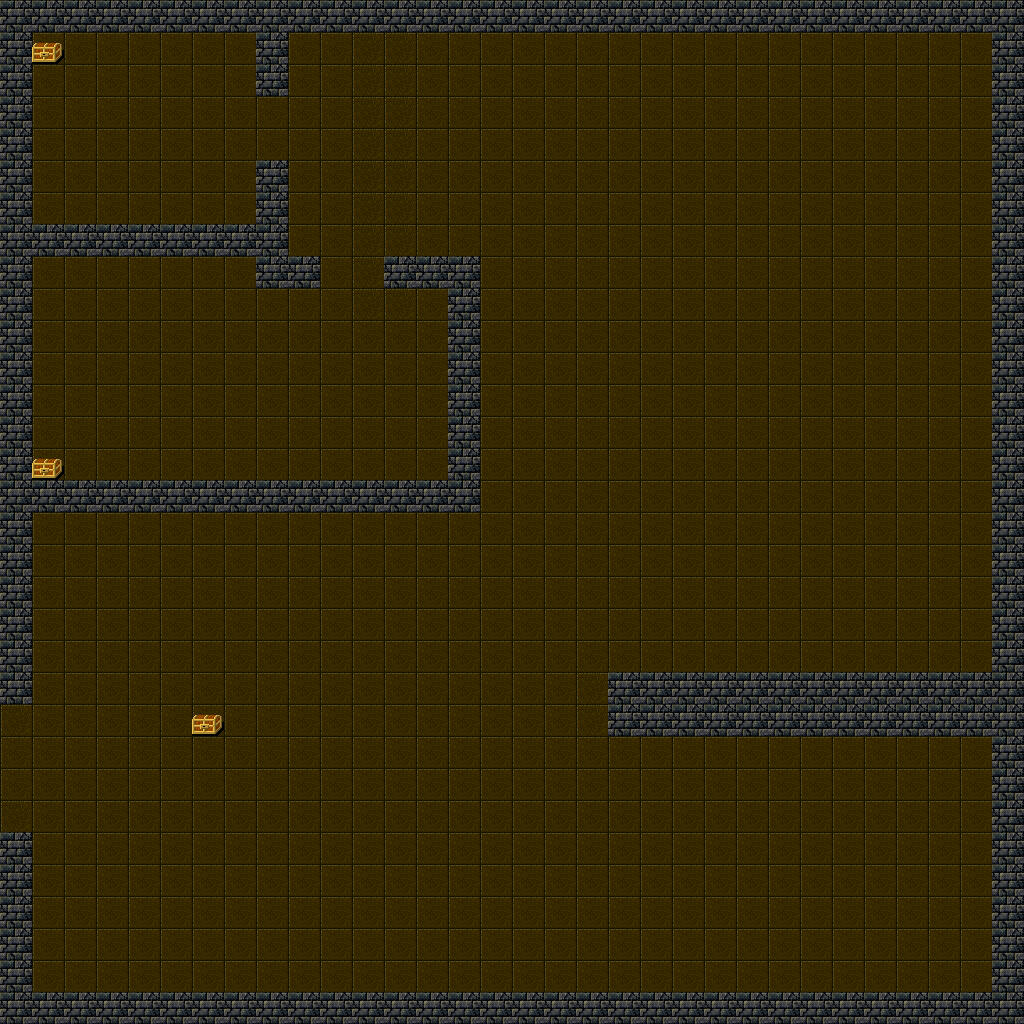

Tiled map render using the project's own tile images. Description and the whole map definition, tile-layer contents included, below:
An orthogonal 32x32 tile map with 32x32 px tiles, 3 tile layers (Floor, Walls, Treasures).

<map version="1.4" tiledversion="1.4.1" orientation="orthogonal" renderorder="right-down" width="32" height="32" tilewidth="32" tileheight="32" infinite="0" nextlayerid="4" nextobjectid="1">
 <tileset firstgid="1" source="RPG Test.tsx" />
 <layer id="1" name="Floor" width="32" height="32">
  <data encoding="csv">
2,2,2,2,2,2,2,2,2,2,2,2,2,2,2,2,2,2,2,2,2,2,2,2,2,2,2,2,2,2,2,2,
2,1,1,1,1,1,1,1,1,1,1,2,2,1,1,1,1,1,1,1,1,1,1,1,1,1,1,1,1,1,1,2,
2,1,1,1,1,1,1,1,1,1,1,2,2,1,1,1,1,1,1,1,1,1,1,1,1,1,1,1,1,1,1,2,
2,1,1,1,1,1,1,1,1,1,1,2,2,1,1,1,1,1,1,1,1,1,1,1,1,1,1,1,1,1,1,2,
2,1,1,1,1,1,1,1,1,1,1,2,2,1,1,1,1,1,1,1,1,1,1,1,1,1,1,1,1,1,1,2,
2,1,1,1,1,1,1,1,1,1,1,2,2,1,1,1,1,1,1,1,1,1,1,1,1,1,1,1,1,1,1,2,
2,1,1,1,1,1,1,1,1,1,1,2,2,1,1,1,1,1,1,1,1,1,1,1,1,1,1,1,1,1,1,2,
2,1,1,1,1,1,1,1,1,1,1,2,2,1,1,1,1,1,1,1,1,1,1,1,1,1,1,1,1,1,1,2,
2,1,1,1,1,1,1,1,1,1,1,2,2,1,1,1,1,1,1,1,1,1,1,1,1,1,1,1,1,1,1,2,
2,1,1,1,1,1,1,1,1,1,1,2,2,1,1,1,1,1,1,1,1,1,1,1,1,1,1,1,1,1,1,2,
2,1,1,1,1,1,1,1,1,1,1,1,1,1,1,1,1,1,1,1,1,1,1,1,1,1,1,1,1,1,1,2,
2,1,1,1,1,1,1,1,1,1,1,1,1,1,1,1,1,1,1,1,1,1,1,1,1,1,1,1,1,1,1,2,
2,1,1,1,1,1,1,1,1,1,1,1,1,1,1,1,1,1,1,1,1,1,1,1,1,1,1,1,1,1,1,2,
2,1,1,1,1,1,1,1,1,1,1,1,1,1,1,1,1,1,1,1,1,1,1,1,1,1,1,1,1,1,1,2,
2,1,1,1,1,1,1,1,1,1,1,1,1,1,1,1,1,1,1,1,1,1,1,1,1,1,1,1,1,1,1,2,
2,1,1,1,1,1,1,1,1,1,1,1,1,1,1,1,1,1,1,1,1,1,1,1,1,1,1,1,1,1,1,2,
2,1,1,1,1,1,1,1,1,1,1,1,1,1,1,1,1,1,1,1,1,1,1,1,1,1,1,1,1,1,1,2,
2,1,1,1,1,1,1,1,1,1,1,1,1,1,1,1,1,1,1,1,1,1,1,1,1,1,1,1,1,1,1,2,
2,1,1,1,1,1,1,1,1,1,1,1,1,1,1,1,1,1,1,1,1,1,1,1,1,1,1,1,1,1,1,2,
2,1,1,1,1,1,1,1,1,1,1,1,1,1,1,1,1,1,1,1,1,1,1,1,1,1,1,1,1,1,1,2,
2,1,1,1,1,1,1,1,1,1,1,1,1,1,1,1,1,1,1,1,1,1,1,1,1,1,1,1,1,1,1,2,
2,1,1,1,1,1,1,1,1,1,1,1,1,1,1,1,1,1,2,2,2,2,2,2,2,2,2,2,2,2,2,2,
2,1,1,1,1,1,1,1,1,1,1,1,1,1,1,1,1,1,2,2,2,2,2,2,2,2,2,2,2,2,2,2,
1,1,1,1,1,1,1,1,1,1,1,1,1,1,1,1,1,1,1,1,1,1,1,1,1,1,1,1,1,1,1,2,
1,1,1,1,1,1,1,1,1,1,1,1,1,1,1,1,1,1,1,1,1,1,1,1,1,1,1,1,1,1,1,2,
2,1,1,1,1,1,1,1,1,1,1,1,1,1,1,1,1,1,1,1,1,1,1,1,1,1,1,1,1,1,1,2,
2,1,1,1,1,1,1,1,1,1,1,1,1,1,1,1,1,1,1,1,1,1,1,1,1,1,1,1,1,1,1,2,
2,1,1,1,1,1,1,1,1,1,1,1,1,1,1,1,1,1,1,1,1,1,1,1,1,1,1,1,1,1,1,2,
2,1,1,1,1,1,1,1,1,1,1,1,1,1,1,1,1,1,1,1,1,1,1,1,1,1,1,1,1,1,1,2,
2,1,1,1,1,1,1,1,1,1,1,1,1,1,1,1,1,1,1,1,1,1,1,1,1,1,1,1,1,1,1,2,
2,1,1,1,1,1,1,1,1,1,1,1,1,1,1,1,1,1,1,1,1,1,1,1,1,1,1,1,1,1,1,2,
2,2,2,2,2,2,2,2,2,2,2,2,2,2,2,2,2,2,2,2,2,2,2,2,2,2,2,2,2,2,2,2
</data>
 </layer>
 <layer id="2" name="Walls" width="32" height="32">
  <data encoding="csv">
13,13,13,13,13,13,13,13,13,13,13,13,13,13,13,13,13,13,13,13,13,13,13,13,13,13,13,13,13,13,13,13,
13,0,0,0,0,0,0,0,13,0,0,0,0,0,0,0,0,0,0,0,0,0,0,0,0,0,0,0,0,0,0,13,
13,0,0,0,0,0,0,0,13,0,0,0,0,0,0,0,0,0,0,0,0,0,0,0,0,0,0,0,0,0,0,13,
13,0,0,0,0,0,0,0,0,0,0,0,0,0,0,0,0,0,0,0,0,0,0,0,0,0,0,0,0,0,0,13,
13,0,0,0,0,0,0,0,0,0,0,0,0,0,0,0,0,0,0,0,0,0,0,0,0,0,0,0,0,0,0,13,
13,0,0,0,0,0,0,0,13,0,0,0,0,0,0,0,0,0,0,0,0,0,0,0,0,0,0,0,0,0,0,13,
13,0,0,0,0,0,0,0,13,0,0,0,0,0,0,0,0,0,0,0,0,0,0,0,0,0,0,0,0,0,0,13,
13,13,13,13,13,13,13,13,13,0,0,0,0,0,0,0,0,0,0,0,0,0,0,0,0,0,0,0,0,0,0,13,
13,0,0,0,0,0,0,0,13,13,0,0,13,13,13,0,0,0,0,0,0,0,0,0,0,0,0,0,0,0,0,13,
13,0,0,0,0,0,0,0,0,0,0,0,0,0,13,0,0,0,0,0,0,0,0,0,0,0,0,0,0,0,0,13,
13,0,0,0,0,0,0,0,0,0,0,0,0,0,13,0,0,0,0,0,0,0,0,0,0,0,0,0,0,0,0,13,
13,0,0,0,0,0,0,0,0,0,0,0,0,0,13,0,0,0,0,0,0,0,0,0,0,0,0,0,0,0,0,13,
13,0,0,0,0,0,0,0,0,0,0,0,0,0,13,0,0,0,0,0,0,0,0,0,0,0,0,0,0,0,0,13,
13,0,0,0,0,0,0,0,0,0,0,0,0,0,13,0,0,0,0,0,0,0,0,0,0,0,0,0,0,0,0,13,
13,0,0,0,0,0,0,0,0,0,0,0,0,0,13,0,0,0,0,0,0,0,0,0,0,0,0,0,0,0,0,13,
13,13,13,13,13,13,13,13,13,13,13,13,13,13,13,0,0,0,0,0,0,0,0,0,0,0,0,0,0,0,0,13,
13,0,0,0,0,0,0,0,0,0,0,0,0,0,0,0,0,0,0,0,0,0,0,0,0,0,0,0,0,0,0,13,
13,0,0,0,0,0,0,0,0,0,0,0,0,0,0,0,0,0,0,0,0,0,0,0,0,0,0,0,0,0,0,13,
13,0,0,0,0,0,0,0,0,0,0,0,0,0,0,0,0,0,0,0,0,0,0,0,0,0,0,0,0,0,0,13,
13,0,0,0,0,0,0,0,0,0,0,0,0,0,0,0,0,0,0,0,0,0,0,0,0,0,0,0,0,0,0,13,
13,0,0,0,0,0,0,0,0,0,0,0,0,0,0,0,0,0,0,0,0,0,0,0,0,0,0,0,0,0,0,13,
13,0,0,0,0,0,0,0,0,0,0,0,0,0,0,0,0,0,0,13,13,13,13,13,13,13,13,13,13,13,13,13,
0,0,0,0,0,0,0,0,0,0,0,0,0,0,0,0,0,0,0,13,13,13,13,13,13,13,13,13,13,13,13,13,
0,0,0,0,0,0,0,0,0,0,0,0,0,0,0,0,0,0,0,0,0,0,0,0,0,0,0,0,0,0,0,13,
0,0,0,0,0,0,0,0,0,0,0,0,0,0,0,0,0,0,0,0,0,0,0,0,0,0,0,0,0,0,0,13,
0,0,0,0,0,0,0,0,0,0,0,0,0,0,0,0,0,0,0,0,0,0,0,0,0,0,0,0,0,0,0,13,
13,0,0,0,0,0,0,0,0,0,0,0,0,0,0,0,0,0,0,0,0,0,0,0,0,0,0,0,0,0,0,13,
13,0,0,0,0,0,0,0,0,0,0,0,0,0,0,0,0,0,0,0,0,0,0,0,0,0,0,0,0,0,0,13,
13,0,0,0,0,0,0,0,0,0,0,0,0,0,0,0,0,0,0,0,0,0,0,0,0,0,0,0,0,0,0,13,
13,0,0,0,0,0,0,0,0,0,0,0,0,0,0,0,0,0,0,0,0,0,0,0,0,0,0,0,0,0,0,13,
13,0,0,0,0,0,0,0,0,0,0,0,0,0,0,0,0,0,0,0,0,0,0,0,0,0,0,0,0,0,0,13,
13,13,13,13,13,13,13,13,13,13,13,13,13,13,13,13,13,13,13,13,13,13,13,13,13,13,13,13,13,13,13,13
</data>
 </layer>
 <layer id="3" name="Treasures" width="32" height="32">
  <data encoding="csv">
0,0,0,0,0,0,0,0,0,0,0,0,0,0,0,0,0,0,0,0,0,0,0,0,0,0,0,0,0,0,0,0,
0,21,0,0,0,0,0,0,0,0,0,0,0,0,0,0,0,0,0,0,0,0,0,0,0,0,0,0,0,0,0,0,
0,0,0,0,0,0,0,0,0,0,0,0,0,0,0,0,0,0,0,0,0,0,0,0,0,0,0,0,0,0,0,0,
0,0,0,0,0,0,0,0,0,0,0,0,0,0,0,0,0,0,0,0,0,0,0,0,0,0,0,0,0,0,0,0,
0,0,0,0,0,0,0,0,0,0,0,0,0,0,0,0,0,0,0,0,0,0,0,0,0,0,0,0,0,0,0,0,
0,0,0,0,0,0,0,0,0,0,0,0,0,0,0,0,0,0,0,0,0,0,0,0,0,0,0,0,0,0,0,0,
0,0,0,0,0,0,0,0,0,0,0,0,0,0,0,0,0,0,0,0,0,0,0,0,0,0,0,0,0,0,0,0,
0,0,0,0,0,0,0,0,0,0,0,0,0,0,0,0,0,0,0,0,0,0,0,0,0,0,0,0,0,0,0,0,
0,0,0,0,0,0,0,0,0,0,0,0,0,0,0,0,0,0,0,0,0,0,0,0,0,0,0,0,0,0,0,0,
0,0,0,0,0,0,0,0,0,0,0,0,0,0,0,0,0,0,0,0,0,0,0,0,0,0,0,0,0,0,0,0,
0,0,0,0,0,0,0,0,0,0,0,0,0,0,0,0,0,0,0,0,0,0,0,0,0,0,0,0,0,0,0,0,
0,0,0,0,0,0,0,0,0,0,0,0,0,0,0,0,0,0,0,0,0,0,0,0,0,0,0,0,0,0,0,0,
0,0,0,0,0,0,0,0,0,0,0,0,0,0,0,0,0,0,0,0,0,0,0,0,0,0,0,0,0,0,0,0,
0,0,0,0,0,0,0,0,0,0,0,0,0,0,0,0,0,0,0,0,0,0,0,0,0,0,0,0,0,0,0,0,
0,21,0,0,0,0,0,0,0,0,0,0,0,0,0,0,0,0,0,0,0,0,0,0,0,0,0,0,0,0,0,0,
0,0,0,0,0,0,0,0,0,0,0,0,0,0,0,0,0,0,0,0,0,0,0,0,0,0,0,0,0,0,0,0,
0,0,0,0,0,0,0,0,0,0,0,0,0,0,0,0,0,0,0,0,0,0,0,0,0,0,0,0,0,0,0,0,
0,0,0,0,0,0,0,0,0,0,0,0,0,0,0,0,0,0,0,0,0,0,0,0,0,0,0,0,0,0,0,0,
0,0,0,0,0,0,0,0,0,0,0,0,0,0,0,0,0,0,0,0,0,0,0,0,0,0,0,0,0,0,0,0,
0,0,0,0,0,0,0,0,0,0,0,0,0,0,0,0,0,0,0,0,0,0,0,0,0,0,0,0,0,0,0,0,
0,0,0,0,0,0,0,0,0,0,0,0,0,0,0,0,0,0,0,0,0,0,0,0,0,0,0,0,0,0,0,0,
0,0,0,0,0,0,0,0,0,0,0,0,0,0,0,0,0,0,0,0,0,0,0,0,0,0,0,0,0,0,0,0,
0,0,0,0,0,0,21,0,0,0,0,0,0,0,0,0,0,0,0,0,0,0,0,0,0,0,0,0,0,0,0,0,
0,0,0,0,0,0,0,0,0,0,0,0,0,0,0,0,0,0,0,0,0,0,0,0,0,0,0,0,0,0,0,0,
0,0,0,0,0,0,0,0,0,0,0,0,0,0,0,0,0,0,0,0,0,0,0,0,0,0,0,0,0,0,0,0,
0,0,0,0,0,0,0,0,0,0,0,0,0,0,0,0,0,0,0,0,0,0,0,0,0,0,0,0,0,0,0,0,
0,0,0,0,0,0,0,0,0,0,0,0,0,0,0,0,0,0,0,0,0,0,0,0,0,0,0,0,0,0,0,0,
0,0,0,0,0,0,0,0,0,0,0,0,0,0,0,0,0,0,0,0,0,0,0,0,0,0,0,0,0,0,0,0,
0,0,0,0,0,0,0,0,0,0,0,0,0,0,0,0,0,0,0,0,0,0,0,0,0,0,0,0,0,0,0,0,
0,0,0,0,0,0,0,0,0,0,0,0,0,0,0,0,0,0,0,0,0,0,0,0,0,0,0,0,0,0,0,0,
0,0,0,0,0,0,0,0,0,0,0,0,0,0,0,0,0,0,0,0,0,0,0,0,0,0,0,0,0,0,0,0,
0,0,0,0,0,0,0,0,0,0,0,0,0,0,0,0,0,0,0,0,0,0,0,0,0,0,0,0,0,0,0,0
</data>
 </layer>
</map>